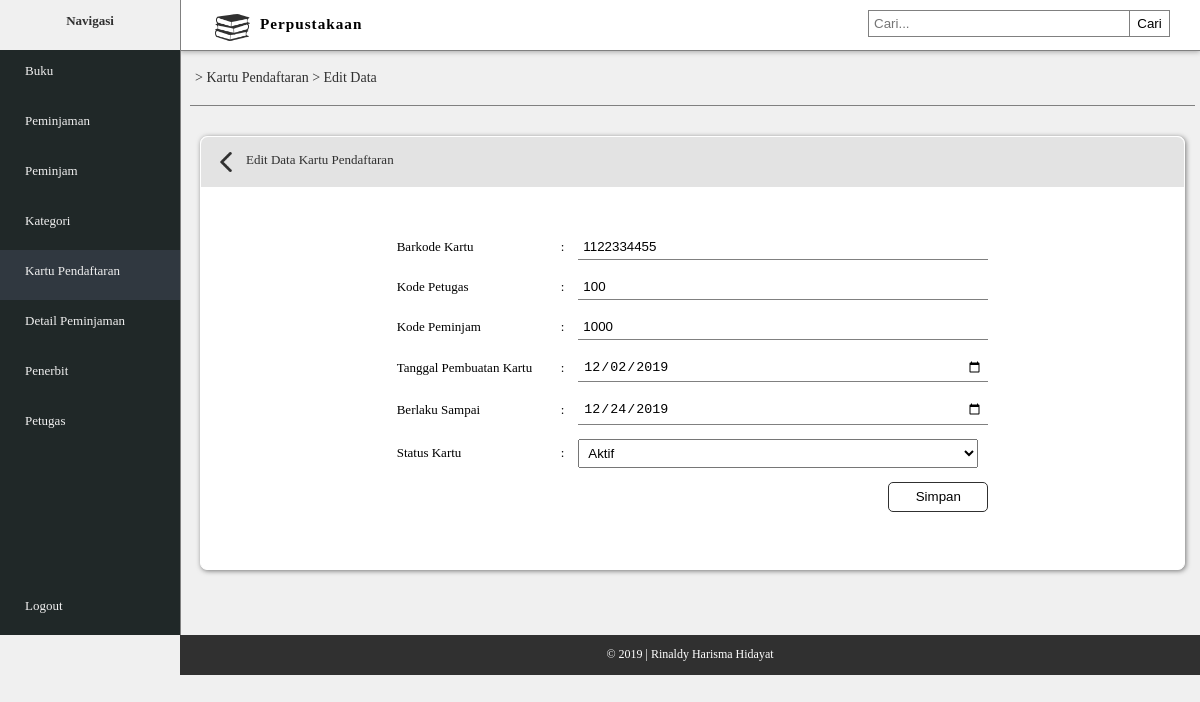
The page /edit_kartu_pendaftar.php?edit=1122334455 on the database its author committed.
### tables this page shows
CREATE TABLE IF NOT EXISTS `kartu_pendaftaran` (
  `kartu_barkode` varchar(10) NOT NULL,
  `petugas_kode` varchar(10) NOT NULL,
  `peminjam_kode` varchar(10) NOT NULL,
  `kartu_tgl_pembuatan` date NOT NULL,
  `kartu_tgl_akhir` date NOT NULL,
  `kartu_status_aktif` varchar(20) NOT NULL,
  `kode_kartu_status` varchar(20) NOT NULL
);

### edit_kartu_pendaftar.php (the view, shortened to what this page needs)
<?php
	$id = $_GET['edit'];
	$query = mysql_query("SELECT * from kartu_pendaftaran where kartu_barkode = '$id'");
	$row = mysql_fetch_array($query);
?>
<!DOCTYPE html>
<html>
	<head>
		<link rel="stylesheet" type="text/css" href="style_rm.css">
	</head>
	<body>
		<div class="navigasi">
			<div class="nav">
				<b><p>Navigasi</p></b>
			</div>
			<div class="menu">
				<div class="menu-isi">
					<a href="index.php"><p>Buku</p></a>
					<a href="peminjaman.php"><p>Peminjaman</p></a>
					<a href="peminjam.php"><p>Peminjam</p></a>
					<a href="kategori.php"><p>Kategori</p></a>
					<a href="kartu_pendaftar.php" style="background-color: #303840"><p>Kartu Pendaftaran</p></a>
					<a href="detail_peminjaman.php"><p>Detail Peminjaman</p></a>
					<a href="penerbit.php"><p>Penerbit</p></a>
					<a href="petugas.php"><p>Petugas</p></a>
					<div class="logout">
						<a href="logout.php"><p>Logout</p></a>
					</div>
				</div>
			</div>
		</div>
		<div id="container-utama">
			<div class="head">
				<img src="img/buku.png">
				<h3>Perpustakaan</h3>
				<div class="cari">
					<div class="kolom">
						<input type="text" placeholder="Cari..." name="cari">
						<button type="submit">Cari</button>
					</div>
				</div>
			</div>
			<div class="content">
				<div class="alamat-link">
					<a href="kartu_pendaftar.php"><p>> Kartu Pendaftaran </a>> Edit Data</p></a>
				</div>
				<div class="tabel">
					<div class="judul-tab">
						<a href="kartu_pendaftar.php"><img src="img/left-arrow.png"></a>
						<p>Edit Data Kartu Pendaftaran</p>
					</div>
					<div class="form">
						<div class="isi-form">
							<form method="POST" action="proses_edit_kartu_pendaftar.php">
								<table border="0" cellspacing="0" cellpadding="7" align="center">
									<tr>
										<td width="150px">Barkode Kartu</td>
										<td>:</td>
										<td><input type="text" name="kartu_barkode" value="<?php echo $row['kartu_barkode']?>" placeholder="Barkode Kartu" required/></td>
									</tr>
									<tr>
										<td>Kode Petugas</td>
										<td>:</td>
										<td><input type="text" name="kd_ptgs" value="<?php echo $row['petugas_kode']?>" placeholder="Kode Petugas" required/></td>
									</tr>
									<tr>
										<td>Kode Peminjam</td>
										<td>:</td>
										<td><input type="text" name="kd_peminjam" value="<?php echo $row['peminjam_kode']?>" placeholder="Kode Peminjam" required/></td>
									</tr>
									<tr>
										<td>Tanggal Pembuatan Kartu</td>
										<td>:</td>
										<td><input type="date" name="tgl_buat_kartu" value="<?php echo $row['kartu_tgl_pembuatan']?>" required/></td>
									</tr>
									<tr>
										<td>Berlaku Sampai</td>
										<td>:</td>
										<td><input type="date" name="berlaku_sampai" value="<?php echo $row['kartu_tgl_akhir']?>" required/></td>
									</tr>
									<tr>
										<td>Status Kartu</td>
										<td>:</td>
										<td><select name="pilih" >
											<option <?php if ($row['kartu_status_aktif'] == "Aktif") { ?>selected <?php } ?> value="Aktif">Aktif</option>
										</select></td>
									</tr>
									<tr>
										<td colspan="3" align="right"><a href="#"><input type="submit" name="simpan" value="Simpan"></a></td>
									</tr>
								</table>
							</form>
						</div>
					</div>
				</div>
				<div class="footer">
					<div class="foot">
						<p>&copy; 2019 | Rinaldy Harisma Hidayat</p>
					</div>
				</div>
			</div>
		</div>
	</body>
</html>

### style_rm.css (style rules this page uses)
body { margin: 0; font-family: Malgun Gothic Regular; background-color: #f0f0f0; font-size: 13px; }
.navigasi { height: 635px; float: left; width: 15%; background-color: #202828; z-index: 1000; position: relative; left: 0; position: fixed; border-right: 1px solid #808080; }
.nav { background-color: #f0f0f0; height: 50px; float: left; width: 100%; }
.nav p { color: #303030; text-align: center; }
.menu { margin-left: 0px; }
.menu-isi p { margin-left: 25px; }
.menu-isi a { color: #f0f0f0; text-decoration: none; float: left; width: 100%; height: 50px; transition: 0.2s; margin-left: 0px; margin-right: 0px; }
.head { float: left; width: 85%; border-bottom: 1px solid #808080; height: 50px; background-color: white; top: 0; position: fixed; z-index: 999; margin-left: 15%; box-shadow: 0px 1px 5px 0px rgba(0,0,0,0.3); }
.head img { width: 35px; float: left; padding: 10px; margin-left: 25px; }
.head h3 { margin-top: 15px; letter-spacing: 1px; float: left; }
.cari { float: right; margin: 10px; }
.kolom input[type="text"] { padding: 5px; border: 1px solid #808080; width: 250px; float: left; }
.kolom button { float: right; padding: 5px; width: 40px; cursor: pointer; margin-right: 20px; border: 1px solid #808080; background: none; transition: 0.3s; border-left: none; }
.logout a { margin-top: 135px; }
.content { float: left; margin-top: 51px; width: 85%; height: wrap-content; margin-left: 15%; }
.alamat-link { padding: 5px; margin-left: 10px; margin-right: 5px; border-bottom: 1px solid #808080; font-size: 14px; color: #303030; }
.alamat-link a { text-decoration: none; color: #303030; }
.tabel { background-color: white; margin-left: 20px; margin-right: 15px; margin-top: 30px; margin-bottom: 30px; border-radius: 7px; box-shadow: 1px 1px 5px 0px rgba(0,0,0,0.5); font-size: 13px; border: 1px solid white; }
.judul-tab { background-color: #e3e3e3; height: 40px; margin-top: 0px; border-top-left-radius: 7px; border-top-right-radius: 7px; padding: 5px; color: #303030; }
.judul-tab p { margin: 10px; }
.judul-tab img { width: 20px; float: left; margin: 10px; }
table { margin-top: 40px; margin-bottom: 50px; }
.isi-form input { padding: 5px; width: 400px; border: none; border-bottom: 1px solid #808080; }
.isi-form input[type="submit"] { width: 100px; height: 30px; background: none; border: 1px solid #303030; border-radius: 5px; transition: 0.3s; cursor: pointer; }
.isi-form select { width: 400px; padding: 5px; }
.footer { height: 40px; background-color: #303030; float: left; width: 100%; margin-top: 35px; }
.foot p { text-align: center; color: white; font-size: 12px; }

### rows shown on the page
kartu_pendaftaran: kartu_barkode "1122334455", kd_ptgs "100", kd_peminjam "1000", tgl_buat_kartu "12/02/2019", berlaku_sampai "12/24/2019", pilih "Aktif"
